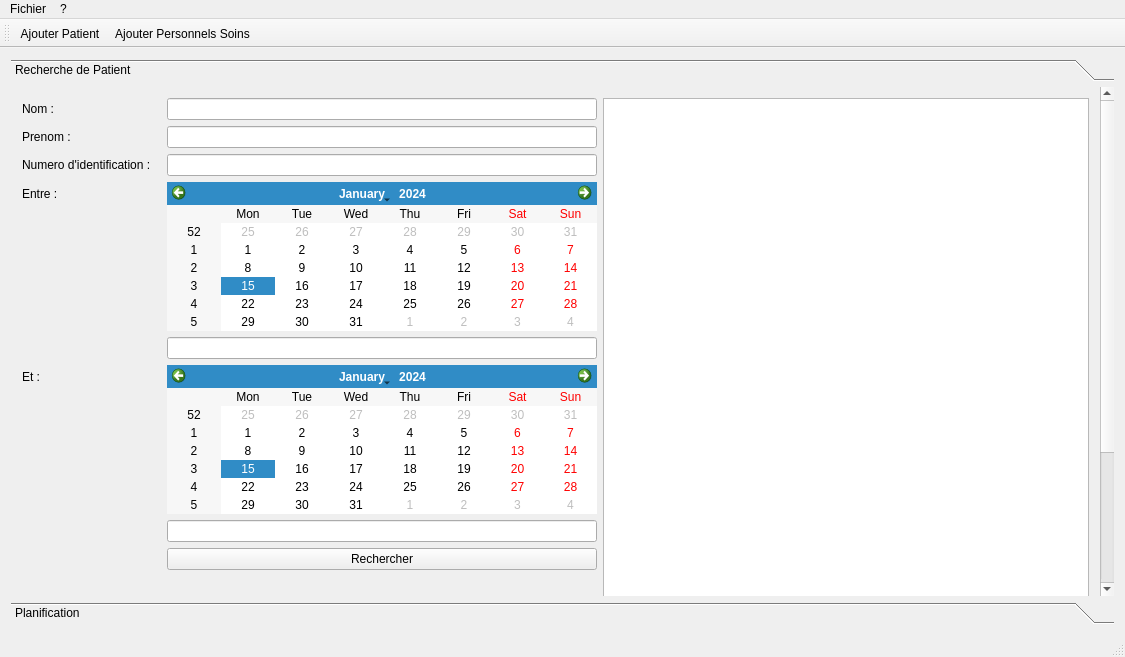
<?xml version="1.0" encoding="UTF-8"?>
<ui version="4.0">
 <class>MainWindow</class>
 <widget class="QMainWindow" name="MainWindow">
  <property name="geometry">
   <rect>
    <x>0</x>
    <y>0</y>
    <width>1125</width>
    <height>657</height>
   </rect>
  </property>
  <property name="windowTitle">
   <string>Application de planification de rendez-vous</string>
  </property>
  <widget class="QWidget" name="centralWidget">
   <layout class="QVBoxLayout" name="verticalLayout">
    <item>
     <widget class="QToolBox" name="toolBox">
      <property name="autoFillBackground">
       <bool>true</bool>
      </property>
      <property name="currentIndex">
       <number>0</number>
      </property>
      <widget class="QWidget" name="patientSearch">
       <property name="geometry">
        <rect>
         <x>0</x>
         <y>0</y>
         <width>1082</width>
         <height>910</height>
        </rect>
       </property>
       <attribute name="label">
        <string>Recherche de Patient</string>
       </attribute>
       <layout class="QHBoxLayout" name="horizontalLayout">
        <item>
         <layout class="QFormLayout" name="formLayout_2">
          <property name="rightMargin">
           <number>0</number>
          </property>
          <item row="0" column="0">
           <widget class="QLabel" name="nameResearchLabel">
            <property name="text">
             <string>Nom :</string>
            </property>
           </widget>
          </item>
          <item row="0" column="1">
           <widget class="QLineEdit" name="nameSearchLineEdit"/>
          </item>
          <item row="1" column="0">
           <widget class="QLabel" name="prenomSearchLabel">
            <property name="text">
             <string>Prenom :</string>
            </property>
           </widget>
          </item>
          <item row="1" column="1">
           <widget class="QLineEdit" name="prenomSearchLineEdit"/>
          </item>
          <item row="2" column="0">
           <widget class="QLabel" name="numberIdSearchLabel">
            <property name="text">
             <string>Numero d'identification :   </string>
            </property>
           </widget>
          </item>
          <item row="2" column="1">
           <widget class="QLineEdit" name="lineEdit"/>
          </item>
          <item row="3" column="0">
           <widget class="QLabel" name="dateSearchMinLabel">
            <property name="text">
             <string>Entre :</string>
            </property>
           </widget>
          </item>
          <item row="3" column="1">
           <widget class="QCalendarWidget" name="dateDebutCalendar"/>
          </item>
          <item row="4" column="0">
           <spacer name="horizontalSpacer">
            <property name="orientation">
             <enum>Qt::Horizontal</enum>
            </property>
            <property name="sizeHint" stdset="0">
             <size>
              <width>40</width>
              <height>20</height>
             </size>
            </property>
           </spacer>
          </item>
          <item row="4" column="1">
           <widget class="QLineEdit" name="dateDebutLineEdit">
            <property name="readOnly">
             <bool>false</bool>
            </property>
           </widget>
          </item>
          <item row="5" column="0">
           <widget class="QLabel" name="searchDateMaxLabel">
            <property name="text">
             <string>Et :</string>
            </property>
           </widget>
          </item>
          <item row="5" column="1">
           <widget class="QCalendarWidget" name="dateFinCalendar"/>
          </item>
          <item row="6" column="0">
           <spacer name="horizontalSpacer_2">
            <property name="orientation">
             <enum>Qt::Horizontal</enum>
            </property>
            <property name="sizeHint" stdset="0">
             <size>
              <width>40</width>
              <height>20</height>
             </size>
            </property>
           </spacer>
          </item>
          <item row="6" column="1">
           <widget class="QLineEdit" name="endDateLineEdit">
            <property name="readOnly">
             <bool>false</bool>
            </property>
           </widget>
          </item>
          <item row="7" column="0">
           <spacer name="verticalSpacer">
            <property name="orientation">
             <enum>Qt::Vertical</enum>
            </property>
            <property name="sizeHint" stdset="0">
             <size>
              <width>20</width>
              <height>40</height>
             </size>
            </property>
           </spacer>
          </item>
          <item row="7" column="1">
           <widget class="QPushButton" name="searchButton">
            <property name="text">
             <string>Rechercher</string>
            </property>
           </widget>
          </item>
          <item row="8" column="1">
           <spacer name="horizontalSpacer_3">
            <property name="orientation">
             <enum>Qt::Horizontal</enum>
            </property>
            <property name="sizeHint" stdset="0">
             <size>
              <width>40</width>
              <height>20</height>
             </size>
            </property>
           </spacer>
          </item>
          <item row="9" column="1">
           <widget class="Line" name="line">
            <property name="orientation">
             <enum>Qt::Horizontal</enum>
            </property>
           </widget>
          </item>
          <item row="11" column="1">
           <widget class="QPushButton" name="modifierButton">
            <property name="text">
             <string>Modifier le patient selectionné</string>
            </property>
           </widget>
          </item>
          <item row="12" column="1">
           <spacer name="horizontalSpacer_4">
            <property name="orientation">
             <enum>Qt::Horizontal</enum>
            </property>
            <property name="sizeHint" stdset="0">
             <size>
              <width>40</width>
              <height>20</height>
             </size>
            </property>
           </spacer>
          </item>
          <item row="13" column="1">
           <widget class="QPushButton" name="deleteButton">
            <property name="text">
             <string>Supprimer le patient selectionné</string>
            </property>
           </widget>
          </item>
          <item row="10" column="1">
           <spacer name="horizontalSpacer_5">
            <property name="orientation">
             <enum>Qt::Horizontal</enum>
            </property>
            <property name="sizeHint" stdset="0">
             <size>
              <width>40</width>
              <height>20</height>
             </size>
            </property>
           </spacer>
          </item>
          <item row="15" column="1">
           <widget class="QLabel" name="infoLabel">
            <property name="text">
             <string>Pour effectuer des modifications ou suppressions, veillez à bien sélectionner une
unique ligne en cliquant sur le numéro de la ligne tout à gauche.</string>
            </property>
           </widget>
          </item>
          <item row="14" column="1">
           <spacer name="horizontalSpacer_6">
            <property name="orientation">
             <enum>Qt::Horizontal</enum>
            </property>
            <property name="sizeHint" stdset="0">
             <size>
              <width>40</width>
              <height>20</height>
             </size>
            </property>
           </spacer>
          </item>
         </layout>
        </item>
        <item>
         <widget class="QTableView" name="patientSearchTableView">
          <property name="enabled">
           <bool>true</bool>
          </property>
          <property name="autoFillBackground">
           <bool>false</bool>
          </property>
         </widget>
        </item>
       </layout>
      </widget>
      <widget class="QWidget" name="planification">
       <property name="geometry">
        <rect>
         <x>0</x>
         <y>0</y>
         <width>1103</width>
         <height>496</height>
        </rect>
       </property>
       <attribute name="label">
        <string>Planification</string>
       </attribute>
       <layout class="QVBoxLayout" name="verticalLayout_2">
        <item>
         <layout class="QHBoxLayout" name="horizontalLayout_3">
          <property name="bottomMargin">
           <number>0</number>
          </property>
          <item>
           <widget class="QPushButton" name="ModifierButton">
            <property name="text">
             <string>Modifier la ressource selectionnée</string>
            </property>
           </widget>
          </item>
          <item>
           <widget class="QPushButton" name="DeleteRessourceButton">
            <property name="text">
             <string>Supprimer la ressource selectionnée</string>
            </property>
           </widget>
          </item>
         </layout>
        </item>
        <item>
         <widget class="QTreeView" name="ressourceTreeView">
          <property name="autoFillBackground">
           <bool>true</bool>
          </property>
          <attribute name="headerVisible">
           <bool>false</bool>
          </attribute>
         </widget>
        </item>
       </layout>
      </widget>
     </widget>
    </item>
   </layout>
  </widget>
  <widget class="QMenuBar" name="menuBar">
   <property name="geometry">
    <rect>
     <x>0</x>
     <y>0</y>
     <width>1125</width>
     <height>26</height>
    </rect>
   </property>
   <widget class="QMenu" name="menuFichier">
    <property name="title">
     <string>Fichier</string>
    </property>
    <widget class="QMenu" name="menuAjouter">
     <property name="title">
      <string>Ajouter</string>
     </property>
     <addaction name="actionPatient"/>
     <addaction name="actionPersonnels_de_soins"/>
    </widget>
    <addaction name="menuAjouter"/>
    <addaction name="actionQuitter"/>
   </widget>
   <widget class="QMenu" name="menu">
    <property name="title">
     <string>?</string>
    </property>
    <addaction name="actionA_propos"/>
   </widget>
   <addaction name="menuFichier"/>
   <addaction name="menu"/>
  </widget>
  <widget class="QToolBar" name="mainToolBar">
   <attribute name="toolBarArea">
    <enum>TopToolBarArea</enum>
   </attribute>
   <attribute name="toolBarBreak">
    <bool>false</bool>
   </attribute>
   <addaction name="actionAjouterPatient"/>
   <addaction name="actionAjouterPersonnelSoins"/>
  </widget>
  <widget class="QStatusBar" name="statusBar"/>
  <action name="actionAjouterPatient">
   <property name="text">
    <string>Ajouter Patient</string>
   </property>
   <property name="toolTip">
    <string>AjouterPatient</string>
   </property>
  </action>
  <action name="actionAjouterPersonnelSoins">
   <property name="text">
    <string>Ajouter Personnels Soins</string>
   </property>
   <property name="toolTip">
    <string>Ajouter Personnels Soins</string>
   </property>
  </action>
  <action name="actionQuitter">
   <property name="text">
    <string>Quitter</string>
   </property>
  </action>
  <action name="actionPatient">
   <property name="text">
    <string>Patient</string>
   </property>
  </action>
  <action name="actionPersonnels_de_soins">
   <property name="text">
    <string>Personnel de Soins</string>
   </property>
  </action>
  <action name="actionA_propos">
   <property name="text">
    <string>A propos</string>
   </property>
  </action>
 </widget>
 <layoutdefault spacing="6" margin="11"/>
 <resources/>
 <connections/>
</ui>
